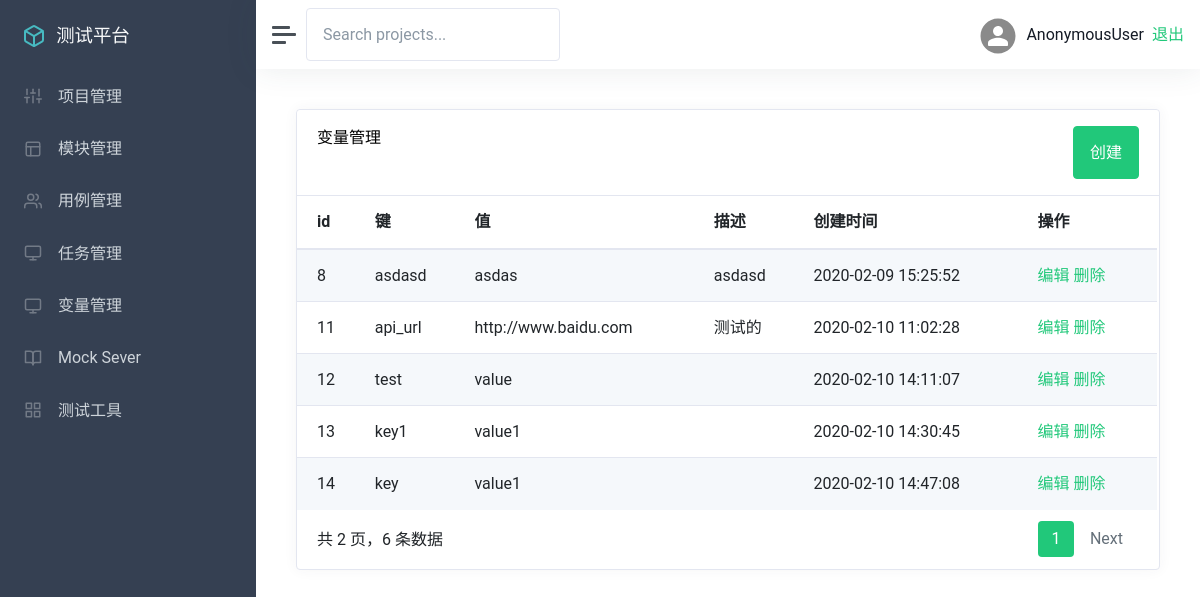
Screenshot of /variable/variable_list/ with the database file from the repository.
### app_variable/models.py (models this page shows)
class Variable(models.Model):
    key = models.CharField("名称", max_length=100, blank=False)
    value = models.CharField("值", max_length=300, blank=False)
    describe = models.TextField("描述", default="")
    create_time = models.DateTimeField("创建时间", auto_now_add=True)
    def __str__(self):
        return self.key

### app_variable/views.py (the view)
# urls.py: path('variable_list/', views.variable_list),
def variable_list(request):
    variable = Variable.objects.all()
    print('variable------------->',variable)
    p = Paginator(variable,5)
    page = request.GET.get('page')
    print('page-------------->', page)
    if page == '':
        page = 1
    try:
        variable = p.page(page)
        print('cases---------------->', variable)
    except PageNotAnInteger:
        variable = p.page(1)
    except EmptyPage:
        variable = p.page(p.num_pages)
    return render(request, 'variable/list.html', {
        'variable':variable
    })

### templates/variable/list.html (shortened to what this page needs)
{% extends "manage.html" %}
{% block manage %}
<div class="card flex-fill">
    <div class="card-header">
        <h5 class="card-title mb-0" style="float:left">变量管理</h5>
        <button data-toggle="modal"
                data-target="#myModal"
                type="button"
                class="btn btn-primary" style="float:right">创建</button>
    </div>
    <div id="datatables-dashboard-traffic_wrapper" class="dataTables_wrapper dt-bootstrap4 no-footer">
        <div class="row">
            <div class="col-sm-12">
                <table id="datatables-dashboard-traffic" class="table table-striped my-0 dataTable no-footer"
                    role="grid" aria-describedby="datatables-dashboard-traffic_info">
                    <thead>
                        <tr role="row">
                            <th>id</th>
                            <th>键</th>
                            <th>值</th>
                            <th>描述</th>
                            <th>创建时间</th>
                            <th>操作</th>
                        </tr>
                    </thead>
                    <tbody>
                        {% for v in variable %}
                        <tr role="row" class="odd">
                            <td>{{ v.id }}</td>
                            <td>{{ v.key }}</td>
                            <td>{{ v.value }}</td>
                            <td>{{ v.describe }}</td>
                            <td>{{ v.create_time |date:"Y-m-d H:i:s"}}</td>
                            <td>
                                <a style="color: #21c87a" data-toggle="modal"
                                        data-target="#myModal"
                                        onclick="editVariable('{{ v.id }}','{{ v.key }}','{{ v.value }}','{{ v.describe }}')">编辑</a>
                                <a style="color: #21c87a" onclick="variable_delete('{{v.id}}')"  id="delete-project-id">删除</a>
                            </td>
                        </tr>
                        {% endfor %}
                    </tbody>
                </table>
            </div>
        </div>
        <div class="row">
            <div class="col-sm-12 col-md-5">
                <div class="dataTables_info" id="datatables-dashboard-traffic_info" role="status" aria-live="polite">
                    共 {{ variable.paginator.num_pages }} 页，{{ variable.paginator.count }} 条数据
                </div>
            </div>
            <div class="col-sm-12 col-md-7">
                <div class="dataTables_paginate paging_simple_numbers" id="datatables-dashboard-traffic_paginate">
                    <ul class="pagination">
                        <li class="paginate_button page-item active">
                            <a href="#" aria-controls="datatables-dashboard-traffic" data-dt-idx="1" tabindex="0"
                                class="page-link">{{ variable.number }}</a>
                        </li>
                        <li class="paginate_button page-item next" id="datatables-dashboard-traffic_next">
                            {% if variable.has_next %}
                            <a href="?page={{ variable.next_page_number }}"  data-dt-idx="2" tabindex="0"
                                class="page-link">Next</a>
                            {% endif %}
                        </li>
                    </ul>
                </div>
            </div>
{% endblock %}

### rows the page displays
Variable: id "8", key "asdasd", value "asdas", describe "asdasd", create_time "2020-02-09 15:25:52"
Variable: id "11", key "api_url", value "http://www.baidu.com", describe "测试的", create_time "2020-02-10 11:02:28"
Variable: id "12", key "test", value "value", create_time "2020-02-10 14:11:07"
Variable: id "13", key "key1", value "value1", create_time "2020-02-10 14:30:45"
Variable: id "14", key "key", value "value1", create_time "2020-02-10 14:47:08"

### other values shown
{{ user }} "AnonymousUser"
{{ variable.paginator.num_pages }} "2"
{{ variable.paginator.count }} "6"
{{ variable.number }} "1"
